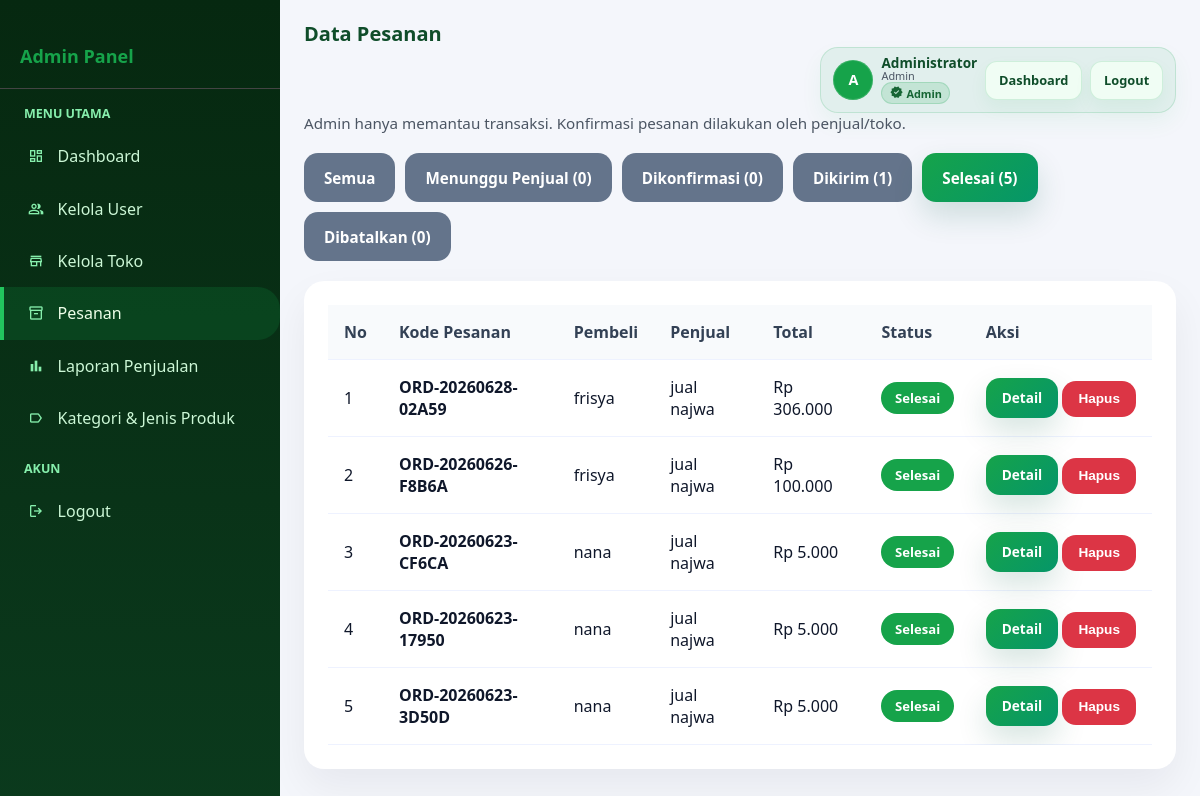
The app's page /admin/pesanan.php?status=selesai (signed in) with its own data.
### tables this page shows
CREATE TABLE `pesanan` (
  `id` int(10) UNSIGNED NOT NULL,
  `kode_pesanan` varchar(30) NOT NULL COMMENT 'Format: ORD-YYYYMMDD-XXXXX',
  `pembeli_id` int(10) UNSIGNED NOT NULL,
  `toko_id` int(10) UNSIGNED NOT NULL,
  `total_harga` decimal(15,2) NOT NULL DEFAULT 0.00,
  `ongkir` decimal(15,2) NOT NULL DEFAULT 0.00,
  `grand_total` decimal(15,2) NOT NULL DEFAULT 0.00,
  `alamat_kirim` text NOT NULL,
  `catatan` text DEFAULT NULL,
  `status` enum('menunggu_konfirmasi','dikonfirmasi','diproses','dikirim','selesai','dibatalkan') NOT NULL DEFAULT 'menunggu_konfirmasi',
  `metode_bayar` enum('transfer','cod','ewallet') NOT NULL DEFAULT 'transfer',
  `bukti_bayar` varchar(255) DEFAULT NULL,
  `created_at` datetime NOT NULL DEFAULT current_timestamp(),
  `updated_at` datetime NOT NULL DEFAULT current_timestamp() ON UPDATE current_timestamp(),
  `bukti_pembayaran` varchar(255) DEFAULT NULL COMMENT 'File bukti pembayaran untuk admin review',
  `bukti_pengiriman` varchar(255) DEFAULT NULL COMMENT 'File bukti pengiriman dari penjual',
  `admin_approval_status` enum('pending','approved','rejected') NOT NULL DEFAULT 'pending' COMMENT 'Status persetujuan admin'
);

CREATE TABLE `users` (
  `id` int(10) UNSIGNED NOT NULL,
  `nama` varchar(150) NOT NULL,
  `angkatan` varchar(30) NOT NULL COMMENT 'Contoh: 2020, 2021, Alumni',
  `jenis_keanggotaan` enum('penjual','bukan_penjual') NOT NULL,
  `alamat` text NOT NULL,
  `no_telp` varchar(30) DEFAULT NULL COMMENT 'Nomor telepon pengguna',
  `email` varchar(150) NOT NULL,
  `password` varchar(255) NOT NULL COMMENT 'Bcrypt hash',
  `role` enum('admin','penjual','pembeli') NOT NULL DEFAULT 'pembeli',
  `is_active` tinyint(1) NOT NULL DEFAULT 1,
  `created_at` datetime NOT NULL DEFAULT current_timestamp(),
  `updated_at` datetime NOT NULL DEFAULT current_timestamp() ON UPDATE current_timestamp()
);

CREATE TABLE `toko` (
  `id` int(10) UNSIGNED NOT NULL,
  `user_id` int(10) UNSIGNED NOT NULL,
  `nama_toko` varchar(150) NOT NULL,
  `deskripsi` text DEFAULT NULL,
  `foto_toko` varchar(255) DEFAULT NULL,
  `bank_nama` varchar(100) DEFAULT NULL,
  `no_rekening` varchar(50) DEFAULT NULL,
  `nama_rekening` varchar(150) DEFAULT NULL,
  `total_terjual` int(10) UNSIGNED NOT NULL DEFAULT 0,
  `is_active` tinyint(1) NOT NULL DEFAULT 1,
  `created_at` datetime NOT NULL DEFAULT current_timestamp(),
  `updated_at` datetime NOT NULL DEFAULT current_timestamp() ON UPDATE current_timestamp()
);

### Koneksi.php (called while the page is built, shortened)
<?php
function sanitize($koneksi, $input) {
    return mysqli_real_escape_string($koneksi, trim($input));
}
function format_rupiah($nominal) {
    return "Rp " . number_format($nominal, 0, ',', '.');
}
?>

### admin/pesanan.php (the view, shortened to what this page needs)
<?php
include '../Koneksi.php';
$status_filter = isset($_GET['status']) ? $_GET['status'] : 'all';
$allowed_status = ['menunggu_konfirmasi', 'dikonfirmasi', 'diproses', 'dikirim', 'selesai', 'dibatalkan'];
if (in_array($status_filter, $allowed_status)) {
    $safe_status = sanitize($koneksi, $status_filter);
    $where = "WHERE p.status = '$safe_status'";
} else {
    $where = "";
    $status_filter = 'all';
}
$pesanan = mysqli_query($koneksi, "
    SELECT p.id, p.kode_pesanan, p.grand_total, p.status, p.created_at,
           u.nama AS pembeli,
           t.nama_toko
    FROM pesanan p
    JOIN users u ON p.pembeli_id = u.id
    JOIN toko t ON p.toko_id = t.id
    {$where}
    ORDER BY p.created_at DESC
");
$total = $pesanan ? mysqli_num_rows($pesanan) : 0;
function count_by_status($status, $koneksi) {
    $status = sanitize($koneksi, $status);
    $q = "SELECT COUNT(*) as cnt FROM pesanan WHERE status='{$status}'";
    $r = mysqli_fetch_assoc(mysqli_query($koneksi, $q));
    return (int)($r['cnt'] ?? 0);
}
$cnt_menunggu = count_by_status('menunggu_konfirmasi', $koneksi);
$cnt_dikonfirmasi = count_by_status('dikonfirmasi', $koneksi);
$cnt_dikirim = count_by_status('dikirim', $koneksi);
$cnt_selesai = count_by_status('selesai', $koneksi);
$cnt_dibatalkan = count_by_status('dibatalkan', $koneksi);
?>
<!DOCTYPE html>
<html>
<head>
    <link rel="stylesheet" href="../admin/Style.css">
</head>
<body>
<div class="wrapper">
    <div class="sidebar">
        <div style="padding: 20px; border-bottom: 1px solid #444;">
            <h3 style="color: #16a34a; font-size: 18px;">Admin Panel</h3>
        </div>
        <ul class="sidebar-menu">
            <li class="sidebar-title">Menu Utama</li>
            <li><a href="index.php"><span class="material-symbols-outlined icon">dashboard</span> Dashboard</a></li>
            <li><a href="users.php"><span class="material-symbols-outlined icon">people</span> Kelola User</a></li>
            <li><a href="toko.php"><span class="material-symbols-outlined icon">store</span> Kelola Toko</a></li>
            <li><a href="pesanan.php" class="active"><span class="material-symbols-outlined icon">inventory_2</span> Pesanan</a></li>
            <li><a href="laporan_penjualan.php"><span class="material-symbols-outlined icon">bar_chart</span> Laporan Penjualan</a></li>
            <li><a href="kelola_kategori.php"><span class="material-symbols-outlined icon">label</span> Kategori & Jenis Produk</a></li>
            <li class="sidebar-title">Akun</li>
            <li><a href="../auth/logout.php"><span class="material-symbols-outlined icon">logout</span> Logout</a></li>
        </ul>
    </div>
    <div class="main-content">
        <div class="navbar">
            <div class="navbar-brand">Data Pesanan</div>
            <div class="navbar-right">
                <div class="navbar-user">
                    <div class="avatar">
                        <?php if (!empty($_SESSION['avatar']) && file_exists(__DIR__ . '/../uploads/' . $_SESSION['avatar'])): ?>
                            <img src="../uploads/<?php echo htmlspecialchars($_SESSION['avatar']); ?>" alt="avatar">
                        <?php else: ?>
                            <span class="avatar-initials"><?php echo strtoupper(substr(trim($_SESSION['nama'] ?? 'A'),0,1)); ?></span>
                        <?php endif; ?>
                    </div>
                    <div class="user-info">
                        <div class="user-name"><?php echo htmlspecialchars($_SESSION['nama'] ?? 'Admin'); ?></div>
                        <div class="user-role"><span class="badge <?php echo 'badge-' . (strtolower($_SESSION['role'] ?? 'admin')); ?>"><?php echo htmlspecialchars(ucfirst($_SESSION['role'] ?? 'Admin')); ?></span></div>
                    </div>
                    <div class="navbar-links">
                        <a href="index.php" class="btn btn-sm">Dashboard</a>
                        <a href="../auth/logout.php" class="btn btn-danger btn-sm">Logout</a>
                    </div>
                </div>
            </div>
        </div>
        <p class="page-subtitle">Admin hanya memantau transaksi. Konfirmasi pesanan dilakukan oleh penjual/toko.</p>
        <div style="margin-bottom: 20px; display: flex; gap: 10px; flex-wrap: wrap;">
            <a href="pesanan.php?status=all"
               class="btn <?php echo $status_filter === 'all' ? 'btn-primary' : 'btn-secondary'; ?>">
                Semua
            </a>
            <a href="pesanan.php?status=menunggu_konfirmasi"
               class="btn <?php echo $status_filter === 'menunggu_konfirmasi' ? 'btn-primary' : 'btn-secondary'; ?>">
                Menunggu Penjual (<?php echo $cnt_menunggu; ?>)
            </a>
            <a href="pesanan.php?status=dikonfirmasi"
               class="btn <?php echo $status_filter === 'dikonfirmasi' ? 'btn-primary' : 'btn-secondary'; ?>">
                Dikonfirmasi (<?php echo $cnt_dikonfirmasi; ?>)
            </a>
            <a href="pesanan.php?status=dikirim"
               class="btn <?php echo $status_filter === 'dikirim' ? 'btn-primary' : 'btn-secondary'; ?>">
                Dikirim (<?php echo $cnt_dikirim; ?>)
            </a>
            <a href="pesanan.php?status=selesai"
               class="btn <?php echo $status_filter === 'selesai' ? 'btn-primary' : 'btn-secondary'; ?>">
                Selesai (<?php echo $cnt_selesai; ?>)
            </a>
            <a href="pesanan.php?status=dibatalkan"
               class="btn <?php echo $status_filter === 'dibatalkan' ? 'btn-primary' : 'btn-secondary'; ?>">
                Dibatalkan (<?php echo $cnt_dibatalkan; ?>)
            </a>
        </div>
        <div class="card">
            <div style="overflow-x: auto;">
                <table class="table">
                    <thead>
                        <tr>
                            <th>No</th>
                            <th>Kode Pesanan</th>
                            <th>Pembeli</th>
                            <th>Penjual</th>
                            <th>Total</th>
                            <th>Status</th>
                            <th>Aksi</th>
                        </tr>
                    </thead>
                    <tbody>
                        <?php if ($total === 0): ?>
                            <tr>
                                <td colspan="7" style="text-align:center; color:#999; padding:20px;">
                                    Tidak ada pesanan.
                                </td>
                            </tr>
                        <?php else: ?>
                            <?php $no = 1; while ($row = mysqli_fetch_assoc($pesanan)): ?>
                                <tr>
                                    <td><?php echo $no++; ?></td>
                                    <td><strong><?php echo htmlspecialchars($row['kode_pesanan']); ?></strong></td>
                                    <td><?php echo htmlspecialchars($row['pembeli']); ?></td>
                                    <td><?php echo htmlspecialchars($row['nama_toko']); ?></td>
                                    <td><?php echo format_rupiah($row['grand_total']); ?></td>
                                    <td>
                                        <span class="badge badge-<?php echo htmlspecialchars($row['status']); ?>">
                                            <?php echo ucfirst(str_replace('_', ' ', htmlspecialchars($row['status']))); ?>
                                        </span>
                                    </td>
                                    <td style="white-space: nowrap;">
                                        <a href="kelola_pesanan_detail.php?id=<?php echo (int)$row['id']; ?>"
                                           class="btn btn-primary btn-sm">
                                            Detail
                                        </a>
                                        <form method="POST"
                                              action="pesanan.php?status=<?php echo urlencode($status_filter); ?>"
                                              style="display:inline;"
                                              onsubmit="return confirm('Yakin ingin menghapus pesanan ini?');">
                                            <button type="submit" class="btn btn-sm"
                                                    style="background:#dc3545; color:#fff; border:none; cursor:pointer;">
                                                Hapus
                                            </button>
                                        </form>
                                    </td>
                                </tr>
                            <?php endwhile; ?>
                        <?php endif; ?>
                    </tbody>
                </table>
            </div>
        </div>
    </div>
</div>
</body>
</html>

### records on screen
pesanan: kode_pesanan "ORD-20260628-02A59", pembeli.nama "frisya", toko.nama_toko "jual najwa", grand_total "Rp 306.000", status "Selesai"
pesanan: kode_pesanan "ORD-20260626-F8B6A", pembeli.nama "frisya", toko.nama_toko "jual najwa", grand_total "Rp 100.000", status "Selesai"
pesanan: kode_pesanan "ORD-20260623-CF6CA", pembeli.nama "nana", toko.nama_toko "jual najwa", grand_total "Rp 5.000", status "Selesai"
pesanan: kode_pesanan "ORD-20260623-17950", pembeli.nama "nana", toko.nama_toko "jual najwa", grand_total "Rp 5.000", status "Selesai"
pesanan: kode_pesanan "ORD-20260623-3D50D", pembeli.nama "nana", toko.nama_toko "jual najwa", grand_total "Rp 5.000", status "Selesai"

### other values on screen
substr(trim($_SESSION['nama'] ?? 'A'),0,1) "A"
$_SESSION['nama'] "Administrator"
$_SESSION['role'] "Admin"
$cnt_menunggu "0"
$cnt_dikonfirmasi "0"
$cnt_dikirim "1"
$cnt_selesai "5"
$cnt_dibatalkan "0"
